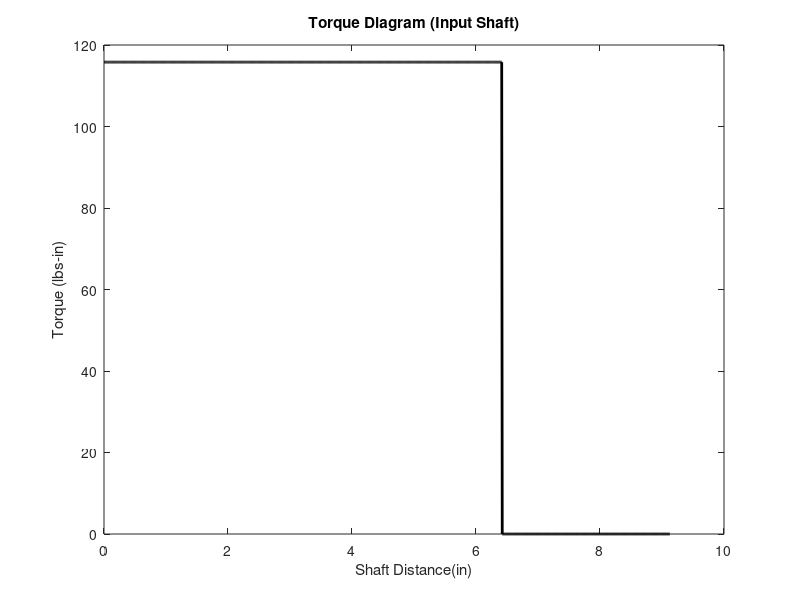

Source code (MATLAB): (Note: this script raises an error after producing the figure.)
% To run code for plots, run top section, then run section whichever plots
% are needed

% Inputs
Sut = 85*10^3; % [psi] Ultimate Tensile Strength 1040 CD Steel
Sy = 71*10^3; % [psi] Yield Strength 1040 CD Steel
E = 29*10^3; % [psi] Young's Modulus of 1040 CD Steel

% Guesses/Assumptions
Dc = 6.08; Df = 1.33; Dg = 6.08; Dj = 1.33; % Diameters of gears (Guessed)
GR_BF = 16/73; % gear ratio = (Number of teeth of Gear 2)/(Number of teeth of Gear 3)
GR_EJ = 16/73; % gear ratio = (Number of teeth of Gear 4)/(Number of teeth of Gear 5)
theta = pi/9;
theta2 = pi/9;
Px = 50.25*3; % Axial Load From Thrust of Blades [lbs]
Vy = 260*3; % Lateral Load from Weight of Blades [lbs]
Ta = 38.6*3; % Torque Applied by Blades [ft-lbs]

% Torque Calculations
Wt_23 = (Ta*12)/(Dc/2); % Tangential force from gear 2 on 3
Wr_23 = Wt_23 * tan(theta); % Radial force from gear 2 on 3
Wt_45 = (Wt_23 * (Df/2))/(Dg/2); % Tangential force from gear 4 on 5
Wr_45 = Wt_45 * tan(theta2); % Radial force from gear 4 on 5

% Reaction Force Calculation for Input Shaft

L0 = 4; % Length of Shaft out of Gearbox
L1 = 0.75; % Length Between Bearing 1 and Gear 2
L2 = 1.875; % Length of Gear 2
L3 = 1.875; % Length Between Bearing 2 and Gear 2
L4 = 0.625; % Length From Bearing 2 Reaction to end of Shaft
L_Input = L0 + L1 + L2 + L3 + L4;

Tb = Ta; % Torque at Gear B
Ay = (Vy*(L_Input-L4) + Wr_23*(L3))/(L2 + L3); % Reaction at 1st Bearing
Cy = Vy + Wr_23 - Ay; % Reaction at 2nd Bearing
Az = (Wt_23*(L3))/(L2+L3);
Cz = Wt_23 - Az;
Cx = Px;

x1 = linspace(0,L_Input,1075);
In_Shaft = [0, L0, L0+L1, L0+L1+L2, L0+L1+L2+L3/2, L_Input+L4];
Torque1 = [Ta,Ta,Ta-Tb,Ta-Tb];
T1 = zeros(size(x1));
T1(1:(In_Shaft(5)*100)) = Torque1(1);

F1_x = [Px,Px,Px,Cx];
Fx_InShaft1 = zeros(size(x1));
Fx_InShaft1(1:(In_Shaft(6)*100)) = F1_x(1);

Vy_1 = -Vy*(x1>0) + Ay*(x1>(L0+L1)) - Wr_23*(x1>(L0+L1+L2)) + Cy*(x1>(L_Input-L4));
Vz_1 = -Az*(x1>(L0+L1)) + Wt_23*(x1>(L0+L1+L2)) - Cz*(x1>(L_Input-L4));
My_1 = -Az*(x1-(L0+L1)).*(x1>(L0+L1)) + Wt_23*(x1-(L0+L1+L2)).*(x1>(L0+L1+L2)) - Cz*(x1-(L_Input-L4)).*(x1>(L_Input-L4));
Mz_1 = -Vy*(x1-0).*(x1>0) + Ay*(x1-(L0+L1)).*(x1>(L0+L1)) - Wr_23*(x1-(L0+L1+L2)).*(x1>(L0+L1+L2)) + Cy*(x1-(L_Input-L4)).*(x1>(L_Input-L4));;

% Reaction Force Calculations for Intermediate Shaft
L5 = 0.75; % Length Bearing 4 Reaction 
L6 = 2; % Length to Gear 3 Reaction
L7 = 5.75; % Length to Gear 2 Reaction
L8 = 2.25; % Length to Bearing 3 Reaction
L9 = 0.75; % Length from Bearing 3 Reaction to End of Shaft
L_Int = L5 + L6 + L7 + L8 + L9;
Tf = Ta * GR_BF;
Te = Tf;
Gy = (Wr_45 * L6 + Wr_23 * (L6 + L7)) / (L6 + L7 + L8);
Dy = -Gy + Wr_23 + Wr_45;
Gz = (-Wt_45 * L6 + Wt_23 * (L6 + L7)) / (L6 + L7 + L8);
Dz = -Gz + Wt_23 - Wt_45;

% Setting Singularity Functions and Torque as function of x
x2 = linspace(0,L_Int,1075);
Int_Shaft = [0, L5, L5+L6, L5+L6+L7, L_Int-L9, L_Int];
Torque2 = [Tf-Te,Tf-Te,Tf,Tf-Te];
T2 = zeros(size(x2));
T2((Int_Shaft(1)*100+1):(Int_Shaft(3)*100)) = Torque2(2);
T2((Int_Shaft(3)*100+1):(Int_Shaft(4)*100)) = Torque2(3);
T2((Int_Shaft(4)*100+1):(Int_Shaft(5)*100)) = Torque2(4);

Vy_2 = Dy*(x2>L5) - Wr_45*(x2>(L5+L6)) - Wr_23*(x2>(L5+L6+L7)) + Gy*(x2>(L_Int - L9));
Vz_2 = -Dz*(x2>L5) - Wt_45*(x2>(L5+L6)) + Wt_23*(x2>(L5+L6+L7)) - Gz*(x2>(L_Int - L9));
My_2 = -Dz*(x2-(L5)).*(x2>(L5)) - Wt_45*(x2-(L5+L6)).*(x2>(L5+L6)) + Wt_23*(x2-(L5+L6+L7)).*(x2>(L5+L6+L7)) - Gz*(x2-(L_Int-L9)).*(x2>(L_Int-L9));
Mz_2 = Dy*(x2-(L5)).*(x2>(L5)) - Wr_45*(x2-(L5+L6)).*(x2>(L5+L6)) - Wr_23*(x2-(L5+L6+L7)).*(x2>(L5+L6+L7)) + Gy*(x2-(L_Int-L9)).*(x2>(L_Int-L9));

% Recation Force Calculations for Output Shaft
L10 = 2; % Length of Shaft Sticking out of Gearbox
L11 = 0.75; % Length from end of Output Shaft to Bearing 6 Reaction
L12 = 2.25; % Length from Bearing 6 to Gear 5 Reaction
L13 = 1.625; % Length from Gear 5 to Bearing 5 Reaction
L14 = 0.625; % Length from Bearing 5 Reaction to end of Output Shaft
L_Out = L10 + L11 + L12 + L13 + L14;
Tf = Ta * GR_BF;
Te = Tf;
Tj = Te * GR_EJ;
Th = Tj;
Ky = (Wr_45 * L12) / (L12 + L13);
Iy = -Ky + Wr_45;
Kz = (Wt_45 * L12) / (L12 + L13);
Iz = -Kz + Wt_45;

% Setting Singularity Functions and Torque as Functions of x
x3 = linspace(0,L_Out,700);
Out_Shaft = [0, L10, L10+L11, L10+L11+L12, L10+L11+L12+L13, L_Out];
Torque3 = [Th,Th,Th-Tj,Th-Tj];
T3 = zeros(size(x3));
T3((Out_Shaft(1)*100+1):(Out_Shaft(3)*100)) = Torque3(2);
T3((Out_Shaft(4)*100):(Out_Shaft(5)*100)) = Torque3(4);

Vy = Iy*(x3>(L10 + L11)) - Wr_45*(x3>(L10 + L11 + L12)) + Ky*(x3>(L10 + L11 + L12 +L13));
Vz = -Iz*(x3>(L10 + L11)) + Wt_45*(x3>(L10 + L11 + L12)) - Kz*(x3>(L10 + L11 + L12 +L13));
My = -Iz*(x3-(L10+L11)).*(x3>(L10+L11)) + Wt_45*(x3-(L10+L11+L12)).*(x3>(L10+L11+L12)) - Kz*(x3-(L10+L11+L12+L13)).*(x3>(L10+L11+L12+L13));
Mz = Iy*(x3-(L10+L11)).*(x3>(L10+L11)) - Wr_45*(x3-(L10+L11+L12)).*(x3>(L10+L11+L12)) + Ky*(x3-(L10+L11+L12+L13)).*(x3>(L10+L11+L12+L13));

%% Plots for Shaft 1
close all;

figure(1)
plot(x1,T1,"k-","LineWidth",2)
xlabel('Shaft Distance(in)')
ylabel("Torque (lbs-in)")
title('Torque Diagram (Input Shaft)')

figure(2)
plot(x1,Fx_Shaft1,'k-','LineWidth',2)
xlabel('Distance on Shaft (in)')
ylabel('Axial Force (lbs)')
title('Axial Force Diagram (Input Shaft)')

figure(3)
plot(x1,Vy_1,'k-','LineWidth',2)
xlabel('Distance on Shaft (in)')
ylabel('Shear Force (lbs)')
title('Shear Force Y Diagram (Input Shaft)')

figure(4)
plot(x1,Vz_1,'k-','LineWidth',2)
xlabel('Distance on Shaft (in)')
ylabel('Shear Force (lbs)')
title('Shear Force Z Diagram (Input Shaft)')

figure(5)
plot(x1,My_1,'k-','LineWidth',2)
xlabel('Distance on Shaft (in)')
ylabel('Moment (lb-in)')
title('Moment in Y Diagram (Input Shaft)')

figure(6)
plot(x1,Mz_1,'k-','LineWidth',2)
xlabel('Distance on Shaft (in)')
ylabel('Moment (lb-in)')
title('Moment in Z Diagram (Input Shaft)')
%% Plots for Shaft 2
close all;

figure(1)
plot(x2,T2,"k-","LineWidth",2)
xlabel('Shaft Distance(in)')
ylabel("Torque (lbs-in)")
title('Torque Diagram (Intermediate Shaft)')

figure(2)
plot(x2,Vy_2,'k-','LineWidth',2)
xlabel('Distance on Shaft (in)')
ylabel('Shear Force (lbs)')
title('Shear Force Y Diagram (Intermediate Shaft)')

figure(3)
plot(x2,Vz_2,'k-','LineWidth',2)
xlabel('Distance on Shaft (in)')
ylabel('Shear Force (lbs)')
title('Shear Force Z Diagram (Intermediate Shaft)')

figure(4)
plot(x2,My_2,'k-','LineWidth',2)
xlabel('Distance on Shaft (in)')
ylabel('Moment (lb-in)')
title('Moment in Y Diagram (Intermediate Shaft)')
ylim([-800,100])

figure(5)
plot(x2,Mz_2,'k-','LineWidth',2)
xlabel('Distance on Shaft (in)')
ylabel('Moment (lb-in)')
title('Moment in Z Diagram (Intermediate Shaft)')
%% Plots for Shaft 3
close all;
figure(1)
plot(x3,T3,'k-','LineWidth',2)
xlabel('Distance on Shaft (in)')
ylabel("Torque (lbs-in)")
title('Torque Diagram (Output Shaft)')

figure(2)
plot(x3,Vy,'k-','LineWidth',2)
xlabel('Distance on Shaft (in)')
ylabel('Shear Force (lbs)')
title('Shear Force Y Diagram (Output Shaft)')

figure(3)
plot(x3,Vz,'k-','LineWidth',2)
xlabel('Distance on Shaft (in)')
ylabel('Shear Force (lbs)')
title('Shear Force Z Diagram (Output Shaft)')

figure(4)
plot(x3,My,'k-','LineWidth',2)
xlabel('Distance on Shaft (in)')
ylabel('Moment (lb-in)')
title('Moment in Y Diagram (Output Shaft)')

figure(5)
plot(x3,Mz,'k-','LineWidth',2)
xlabel('Distance on Shaft (in)')
ylabel('Moment (lb-in)')
title('Moment in Z Diagram (Output Shaft)')
